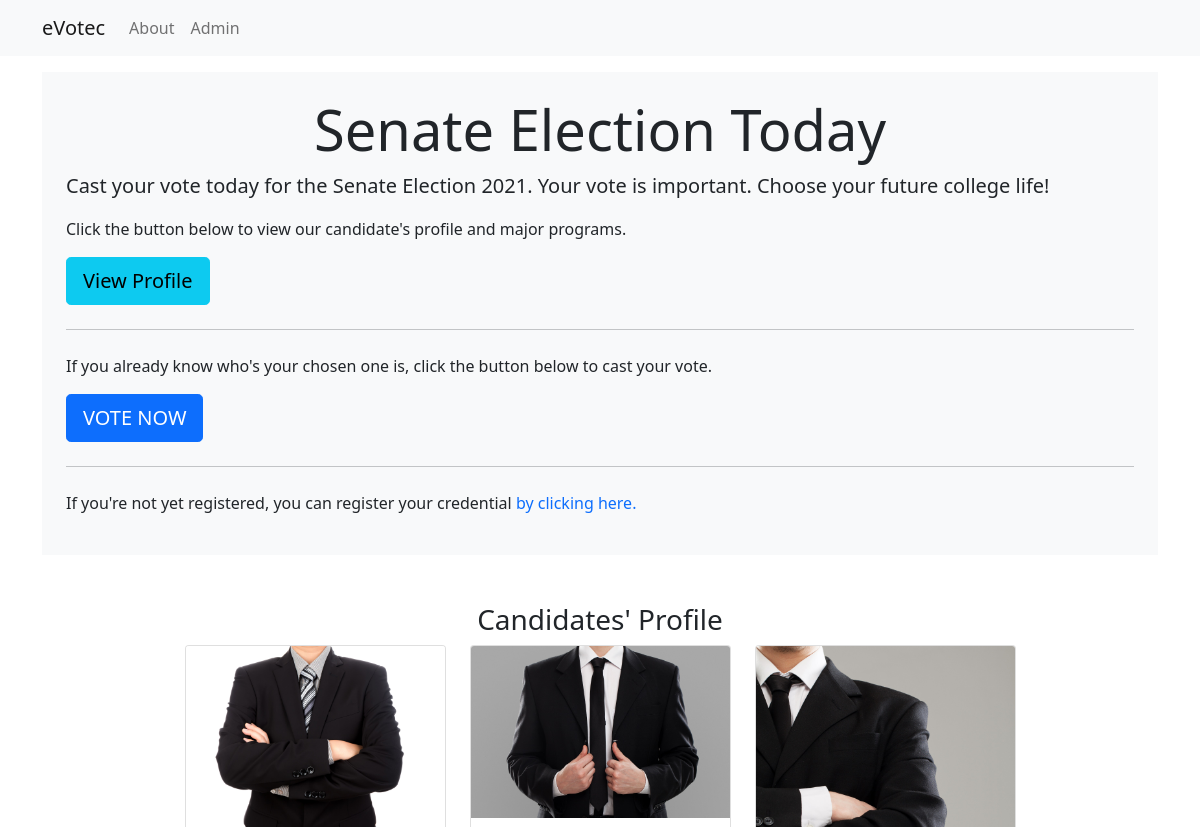
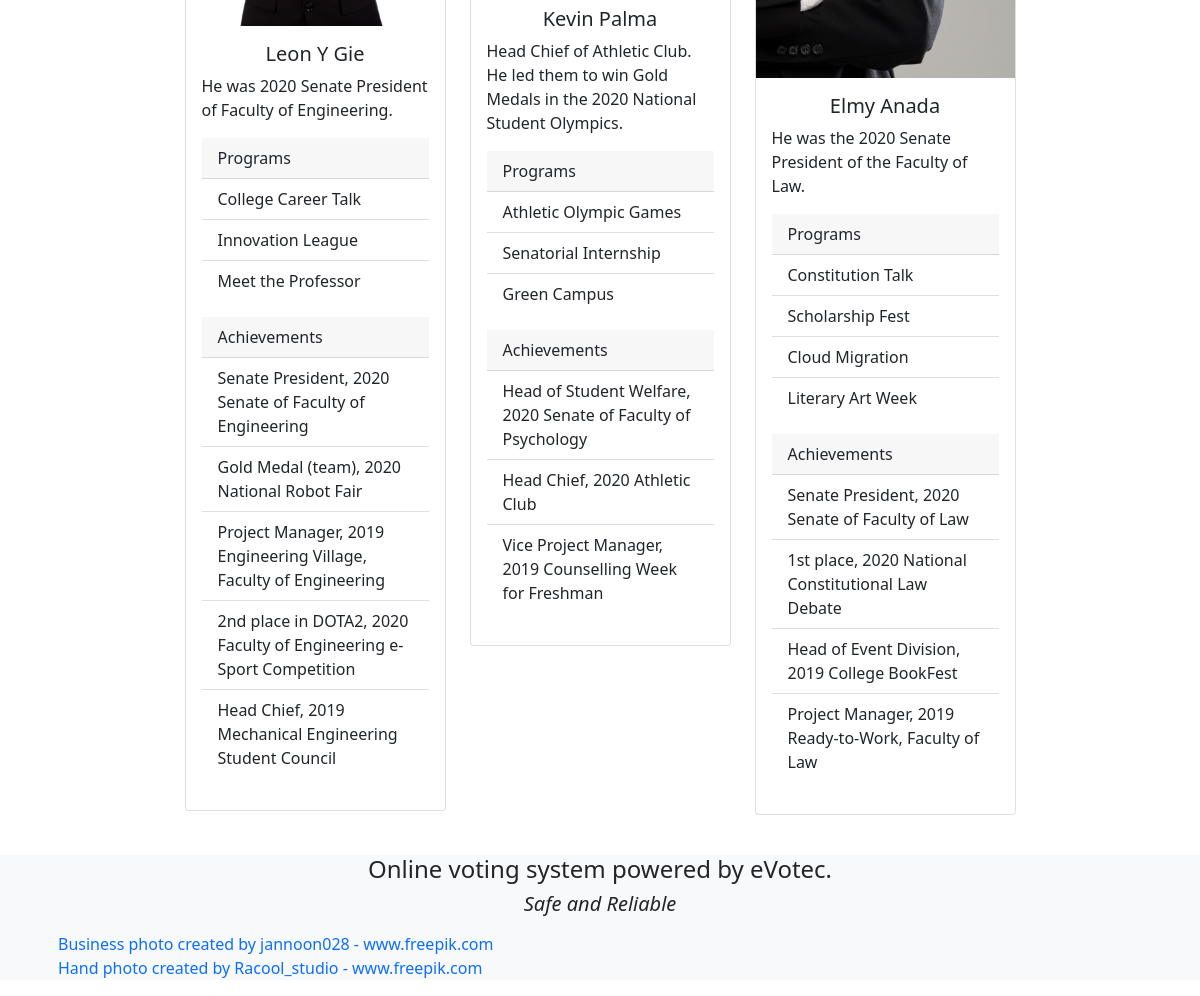
The page / on the database its author committed (2 pictures, top to bottom).
### tables this page shows
CREATE TABLE `candidates` (
  `id` int(11) NOT NULL,
  `name` varchar(100) NOT NULL,
  `description` varchar(100) NOT NULL,
  `value` varchar(10) NOT NULL,
  `picture` varchar(100) NOT NULL
);

CREATE TABLE `programs` (
  `id` int(11) NOT NULL,
  `program` varchar(100) NOT NULL,
  `candidate_id` int(11) NOT NULL
);

CREATE TABLE `achievements` (
  `id` int(11) NOT NULL,
  `achievement` varchar(100) NOT NULL,
  `candidate_id` int(11) NOT NULL
);

### functions.php (called while the page is built, shortened)
<?php
$db = mysqli_connect("localhost", "root", "", "evotec");
function query($query){
   global $db;
   $result = mysqli_query($db, $query);
   $rows = [];
   while( $row = mysqli_fetch_assoc($result)){
      $rows[] = $row;
   }
   return $rows;
}

### index.php (the view, shortened to what this page needs)
<?php
require("functions.php");
$candidates = query("SELECT * FROM candidates ORDER BY id");
include_once("include/header.php");
?>
<nav class="navbar navbar-expand-lg navbar-light bg-light">
   <div class="container">
      <a class="navbar-brand" href="index.php">eVotec</a>
      <div class="collapse navbar-collapse" id="navbarNavAltMarkup">
         <div class="navbar-nav">
            <a class="nav-item nav-link" href="#">About</a>
            <a class="nav-item nav-link float-left" href="admin.php">Admin</a>
         </div>
      </div>
   </div>
</nav>
<div class="container">
   <div id="main-banner" class="mt-3 mb-5 bg-light">
      <div class="p-4">
         <h1 class="display-4">Senate Election Today</h1>
         <p class="lead">Cast your vote today for the Senate Election 2021. Your vote is important. Choose your future college life!</p>
         <p>Click the button below to view our candidate's profile and major programs.</p>
         <p class="lead">
            <a class="btn btn-info btn-lg" href="#candidates" role="button">View Profile</a>
         </p>
         <hr class="my-4">
         <p>If you already know who's your chosen one is, click the button below to cast your vote.</p>
         <p class="lead">
            <a class="btn btn-primary btn-lg" href="verify.php" role="button">VOTE NOW</a>
         </p>
         <hr class="my-4">
         <p>If you're not yet registered, you can register your credential <a href="registration.php">by clicking here.</a></p>
      </div>
   </div>
   <div id="candidates" class="mb-4">
      <h3>Candidates' Profile</h3>
      <div class="row justify-content-center">
         <?php $i=1; ?>
         <?php foreach($candidates as $candidate) : ?>
         <?php $programs = query("SELECT * FROM programs WHERE candidate_id = '$i'"); ?>
         <?php $achievements = query("SELECT * FROM achievements WHERE candidate_id = '$i'"); ?>
         <div class="col-3 mb-3">
            <div class="card" >
               <img src="img/<?= $candidate["picture"] ?>.jpg" class="card-img-top" alt="<?= $candidate["picture"] ?>">
               <div class="card-body">
                  <h5 class="card-title"><?= $candidate["name"]; ?></h5>
                  <p class="card-text"><?= $candidate["description"]; ?></p>
                  <div class="card-header">Programs</div>
                  <ul class="list-group list-group-flush mb-3">
                     <?php foreach($programs as $program) : ?>
                     <li class="list-group-item"><?= $program["program"] ?></li>
                     <?php endforeach; ?>
                  </ul>
                  <div class="card-header">Achievements</div>
                  <ul class="list-group list-group-flush mb-3">
                     <?php foreach($achievements as $achievement) : ?>
                     <li class="list-group-item"><?= $achievement["achievement"] ?></li>
                     <?php endforeach; ?>
                  </ul>
               </div>
            </div>
         </div>
         <?php $i++; ?>
         <?php endforeach; ?>
      </div>
   </div>
</div>
<?php
include_once("include/footer.php")
?>

### include/header.php (shortened to what this page needs)
<!DOCTYPE html>
<html lang="en">
<head>
   <link href="https://cdn.jsdelivr.net/npm/bootstrap@5.0.0-beta1/dist/css/bootstrap.min.css" rel="stylesheet">
   <link rel="stylesheet" href="css/style.css">
</head>
<body>

### include/footer.php (shortened to what this page needs)
<footer class="bg-light">
      <div class="container mt-4">
         <h4>Online voting system powered by eVotec.</h4>
         <h5 class="fst-italic">Safe and Reliable</h5>
         <div id="credits" class="m-3">
            <a class="d-block" href='https://www.freepik.com/photos/business'>Business photo created by jannoon028 - www.freepik.com</a>
            <a class="d-block" href='https://www.freepik.com/photos/hand'>Hand photo created by Racool_studio - www.freepik.com</a>
         </div>
      </div>
   </footer>
</body>
</html>

### css/style.css (style rules this page uses)
h1, h2, h3, h4, h5, h6 { text-align: center; }
a { text-decoration: none; }
footer { width: 100%; }

### rows shown on the page
candidates: picture (picture), name "Leon Y Gie", description "He was 2020 Senate President of Faculty of Engineering."
programs: program "College Career Talk"
programs: program "Innovation League"
programs: program "Meet the Professor"
achievements: achievement "Senate President, 2020 Senate of Faculty of Engineering"
achievements: achievement "Gold Medal (team), 2020 National Robot Fair"
achievements: achievement "Project Manager, 2019 Engineering Village, Faculty of Engineering"
achievements: achievement "2nd place in DOTA2, 2020 Faculty of Engineering e-Sport Competition"
achievements: achievement "Head Chief, 2019 Mechanical Engineering Student Council"
candidates: picture (picture), name "Kevin Palma", description "Head Chief of Athletic Club. He led them to win Gold Medals in the 2020 National Student Olympics."
programs: program "Athletic Olympic Games"
programs: program "Senatorial Internship"
programs: program "Green Campus"
achievements: achievement "Head of Student Welfare, 2020 Senate of Faculty of Psychology"
achievements: achievement "Head Chief, 2020 Athletic Club"
achievements: achievement "Vice Project Manager, 2019 Counselling Week for Freshman"
candidates: picture (picture), name "Elmy Anada", description "He was the 2020 Senate President of the Faculty of Law."
programs: program "Constitution Talk"
programs: program "Scholarship Fest"
programs: program "Cloud Migration"
programs: program "Literary Art Week"
achievements: achievement "Senate President, 2020 Senate of Faculty of Law"
achievements: achievement "1st place, 2020 National Constitutional Law Debate"
achievements: achievement "Head of Event Division, 2019 College BookFest"
achievements: achievement "Project Manager, 2019 Ready-to-Work, Faculty of Law"
